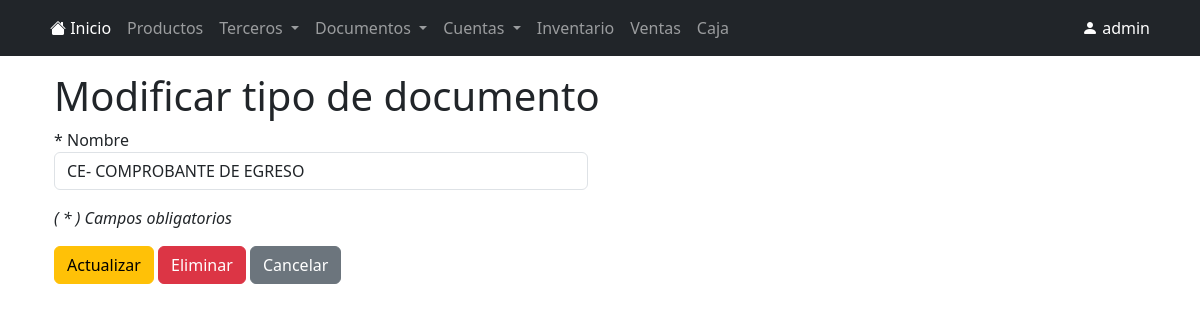
Page /documentos/tipos/update/2 (signed in) on the committed database.
### app/models.py (models this page shows, shortened)
class Usuario(db.Model):
	id = db.Column(db.Integer, primary_key = True)
	username = db.Column(db.String(20), unique = True, nullable = False)
	password = db.Column(db.Text, nullable = False)

class TipoDocumento(db.Model):
	id_tipo_documento = db.Column(db.Integer, primary_key = True)
	nombre = db.Column(db.String(50), unique = True, nullable = False)

### app/tipo_documentos.py (the view)
@bp.route('/update/<id_tipo_documento>', methods = ('GET', 'POST'))
@login_required
def update(id_tipo_documento):
	tipo_documento = TipoDocumento.query.get_or_404(id_tipo_documento)
	if request.method == 'POST':
		tipo_documento.nombre = request.form['nombre']
		db.session.commit()
		flash('Tipo de documento modificado correctamente')
		return redirect(url_for('tipo_documentos.index'))
	return render_template('/documentos/tipos/update.html', tipo_documento = tipo_documento)

### app/auth.py (called while the page is built)
@bp.before_app_request
def load_logged_in_user():
	user_id = session.get('user_id')
	if user_id:
		g.usuario = Usuario.query.get_or_404(user_id)
	else:
		g.usuario = None

def login_required(view):
	@functools.wraps(view)
	def wrapped_view(**kwargs):
		if g.usuario is None:
			return redirect(url_for('auth.login'))
		return view(**kwargs)
	return wrapped_view

### app/templates/documentos/tipos/update.html (shortened to what this page needs)
{% extends 'base.html' %}
{% block contenido %}
<div class="container-sm">
	<div class="container-sm">
		<h2 class="display-6">Modificar tipo de documento</h2>
		<form action="" method="POST">
			<div class="row mb-3">
				<div class="col-md-6">
					<label for="nombre">* Nombre</label>
					<input class="form-control" type="text" name="nombre" id="nombre" value="{{tipo_documento.nombre}}" required>
				</div>
			</div>
			<div>
				<p><i>( * ) Campos obligatorios</i></p>
			</div>
			<div>
				<button class="btn btn-warning" type="submit">Actualizar</button>
				<button type="button" class="btn btn-danger" data-bs-toggle="modal" data-bs-target="#confirmar">Eliminar</button>
				<a class="btn btn-secondary" href="{{url_for('tipo_documentos.index')}}">Cancelar</a>
			</div>
		</form>
	</div>
</div>
{% endblock %}

### app/templates/base.html (shortened to what this page needs)
<!doctype html>
<html lang="es">
<head>
    <link href="https://cdn.jsdelivr.net/npm/bootstrap@5.3.2/dist/css/bootstrap.min.css" rel="stylesheet">
    <link rel="stylesheet" href="https://cdn.jsdelivr.net/npm/bootstrap-icons@1.11.1/font/bootstrap-icons.css">
</head>
<body>
    {% if g.usuario %}
    <nav class="navbar navbar-expand-sm navbar-dark bg-dark mb-3" data-bs-theme="dark">
        <div class="container-sm">
            <div class="collapse navbar-collapse" id="navbarSupportedContent">
                <ul class="navbar-nav">
                    <li class="nav-item">
                        <a class="nav-link active" aria-current="page" href="/">
                            <i class="bi bi-house-fill"></i>
                            Inicio
                        </a>
                    </li>
                    <li class="nav-item">
                        <a class="nav-link" href="{{url_for('productos.index')}}">Productos</a>
                    </li>
                    <li class="nav-item dropdown">
                        <a class="nav-link dropdown-toggle" href="#" role="button" data-bs-toggle="dropdown" aria-expanded="false">
                            Terceros
                        </a>
                    </li>
                    <li class="nav-item dropdown">
                        <a class="nav-link dropdown-toggle" href="#" role="button" data-bs-toggle="dropdown" aria-expanded="false">
                            Documentos
                        </a>
                    </li>
                    <li class="nav-item dropdown">
                        <a class="nav-link dropdown-toggle" href="#" role="button" data-bs-toggle="dropdown" aria-expanded="false">
                            Cuentas
                        </a>
                    </li>
                    <li class="nav-item">
                        <a class="nav-link" href="{{url_for('inventario.index')}}">Inventario</a>
                    </li>
                    <li class="nav-item">
                        <a class="nav-link" href="{{url_for('caja.venta')}}">Ventas</a>
                    </li>
                    <li class="nav-item">
                        <a class="nav-link" href="{{url_for('caja.index')}}">Caja</a>
                    </li>
                </ul>
            </div>
            <div class="collapse navbar-collapse justify-content-end" id="navbarSupportedContent">
                <div class="navbar-nav">
                    <li class="nav-item dropdown">
                        <span class="nav-link active" href="#" role="button" data-bs-toggle="dropdown" aria-expanded="false">
                            <i class="bi bi-person-fill"></i>
                            {{g.usuario.username}}
                        </span>
                    </li>
                </div>
            </div>
        </div>
    </nav>
    {% endif %}
    {% block contenido %}
    {% endblock %}
</body>
</html>

### rows in the picture
Usuario: usuario.username "admin"
TipoDocumento: nombre "CE- COMPROBANTE DE EGRESO"
